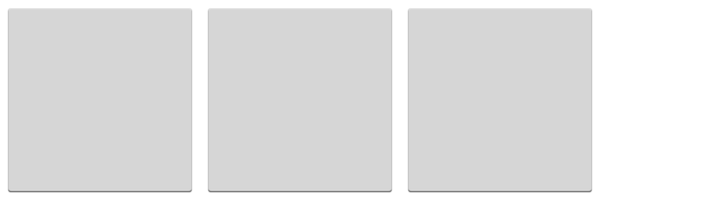
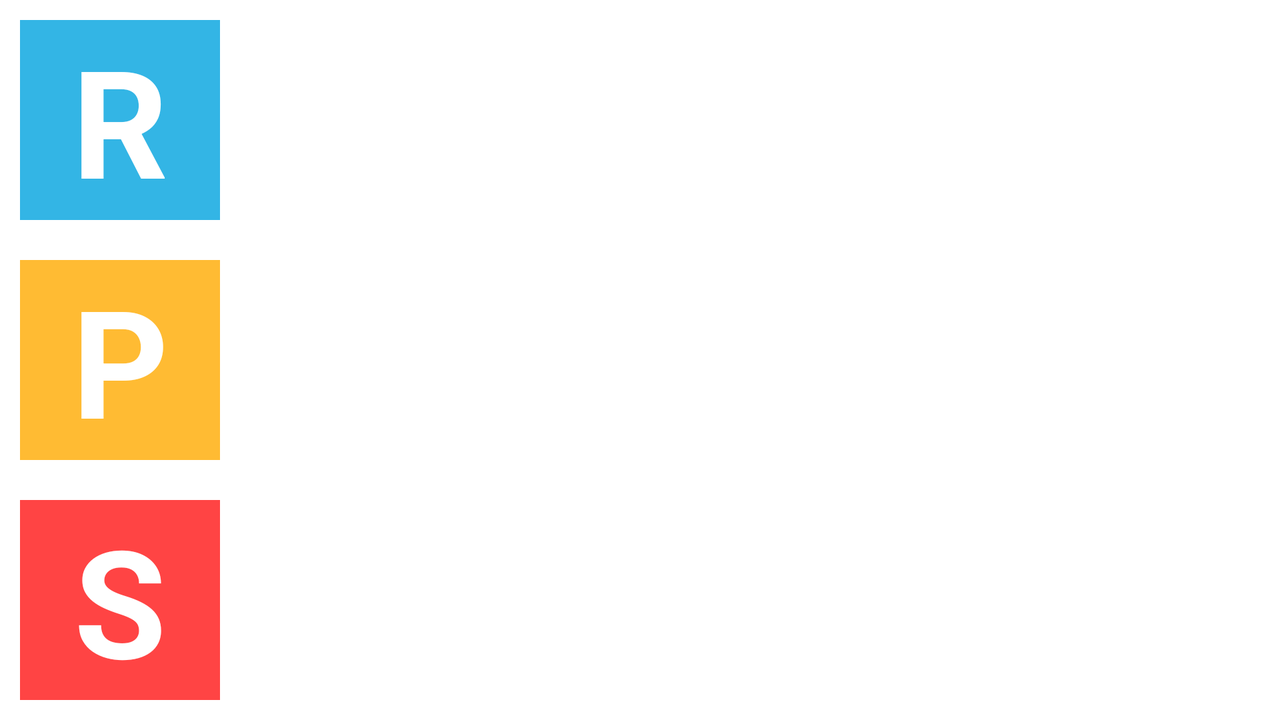

Two renders of one Android screen. The first uses the default layout on a phone; the second uses the alternative layout the repository ships for a different screen configuration, on a matching device. The two XML files are below.
<!-- AndroidManifest.xml: application theme AppTheme -->
<!-- res/layout/fragment_roshambo.xml -->
<LinearLayout xmlns:android="http://schemas.android.com/apk/res/android"
    xmlns:tools="http://schemas.android.com/tools"
    android:layout_width="match_parent"
    android:layout_height="wrap_content"
    android:orientation="horizontal"
    tools:context="com.taximagicroshambo.roshambo.RoshamboFragment">

    <ImageButton
        android:id="@+id/rock"
        android:layout_width="@dimen/button_width"
        android:layout_height="@dimen/button_width"
        android:contentDescription="@string/rock"/>
    <ImageButton
        android:id="@+id/paper"
        android:layout_width="@dimen/button_width"
        android:layout_height="@dimen/button_width"
        android:contentDescription="@string/paper"/>
    <ImageButton
        android:id="@+id/scissors"
        android:layout_width="@dimen/button_width"
        android:layout_height="@dimen/button_width"
        android:contentDescription="@string/scissors"/>

</LinearLayout>
<!-- resources referenced by this layout -->
<resources>
  <dimen name="button_width">100dp</dimen>
  <string name="paper">P</string>
  <string name="rock">R</string>
  <string name="scissors">S</string>
  <style name="AppTheme" parent="android:Theme.Holo.Light.DarkActionBar">
          
      </style>
</resources>
<!-- res/layout-land/fragment_roshambo.xml (the repository's variant of the layout above) -->
<!-- drawn on the phone turned sideways -->
<LinearLayout xmlns:android="http://schemas.android.com/apk/res/android"
    xmlns:tools="http://schemas.android.com/tools"
    android:layout_width="match_parent"
    android:layout_height="wrap_content"
    android:orientation="vertical"
    tools:context="com.taximagicroshambo.roshambo.RoshamboFragment">

    <include layout="@layout/buttons" />


</LinearLayout>
<!-- res/layout/buttons.xml (included above) -->
<?xml version="1.0" encoding="utf-8"?>
<merge xmlns:android="http://schemas.android.com/apk/res/android"
    android:layout_width="match_parent"
    android:layout_height="match_parent">

    <Button
        android:id="@+id/rock"
        android:layout_width="@dimen/button_width"
        android:layout_height="@dimen/button_width"
        android:text="@string/rock"
        android:textAppearance="@style/RPS_Style"
        android:textColor="@drawable/rock_text_color_selector"
        android:background="#33B5E5"
        android:contentDescription="@string/rock"
        android:layout_margin="10dp" />

    <Button
        android:id="@+id/paper"
        android:layout_width="@dimen/button_width"
        android:layout_height="@dimen/button_width"
        android:text="@string/paper"
        android:textAppearance="@style/RPS_Style"
        android:textColor="@drawable/paper_text_color_selector"
        android:background="#FFBB33"
        android:contentDescription="@string/paper"
        android:layout_margin="10dp" />

    <Button
        android:id="@+id/scissors"
        android:layout_width="@dimen/button_width"
        android:layout_height="@dimen/button_width"
        android:text="@string/scissors"
        android:textAppearance="@style/RPS_Style"
        android:textColor="@drawable/scissors_text_color_selector"
        android:background="#FF4444"
        android:contentDescription="@string/scissors"
        android:layout_margin="10dp" />

</merge>
<!-- resources referenced by the variant -->
<!-- as the phone turned sideways resolves them -->
<resources>
  <dimen name="button_width">100dp</dimen>
  <!-- drawable paper_text_color_selector (drawable) -->
  <?xml version="1.0" encoding="utf-8"?>
  <selector xmlns:android="http://schemas.android.com/apk/res/android">
      <item android:state_focused="true" android:state_pressed="false" android:color="#ffffff" />
      <item android:state_focused="true" android:state_pressed="true" android:color="#FF8800" />
      <item android:state_focused="false" android:state_pressed="true" android:color="#FF8800" />
      <item android:color="@android:color/white" />
  </selector>
  <!-- drawable rock_text_color_selector (drawable) -->
  <?xml version="1.0" encoding="utf-8"?>
  <selector xmlns:android="http://schemas.android.com/apk/res/android">
      <item android:state_focused="true" android:state_pressed="false" android:color="#ffffff" />
      <item android:state_focused="true" android:state_pressed="true" android:color="#0099CC" />
      <item android:state_focused="false" android:state_pressed="true" android:color="#0099CC" />
      <item android:color="@android:color/white" />
  </selector>
  <!-- drawable scissors_text_color_selector (drawable) -->
  <?xml version="1.0" encoding="utf-8"?>
  <selector xmlns:android="http://schemas.android.com/apk/res/android">
      <item android:state_focused="true" android:state_pressed="false" android:color="#ffffff" />
      <item android:state_focused="true" android:state_pressed="true" android:color="#CC0000" />
      <item android:state_focused="false" android:state_pressed="true" android:color="#CC0000" />
      <item android:color="@android:color/white" />
  </selector>
  <string name="paper">P</string>
  <string name="rock">R</string>
  <string name="scissors">S</string>
  <style name="RPS_Style" parent="android:TextAppearance">
          <item name="android:textStyle">bold</item>
          <item name="android:textSize">75dp</item>
      </style>
  <style name="AppTheme" parent="android:Theme.Holo.Light.DarkActionBar">
          
      </style>
</resources>
